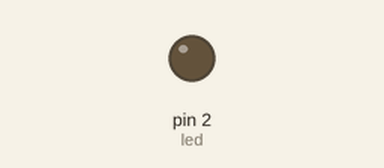
The sketch below on a simulated Arduino Uno, built with avr-gcc and run on an emulated ATmega328P. On the bench: output pins drawn as LEDs (lit = HIGH).

Above: at 3.2 s.
At 12.8 s:
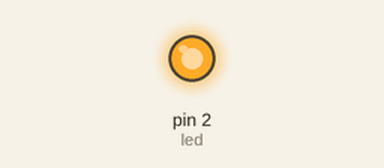
Timing chart, 0 to 35.9 s (numbered marks = the images above):
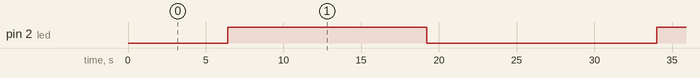

The sketch:

PWM.ino
```cpp
int led=2;

void setup() {
  pinMode(led,OUTPUT);
}

void loop() {
  for(int i=0; i<=255 ; i++){
    analogWrite(led,i);
    delay(50);
  }
  for(int i=255; i>=0; i--){
    analogWrite(led,i);
    delay(50);
  }
  delay(2000);
}
```

Measured:
- by itself, pin 2 (led): alternates HIGH for 12.8 s and LOW for 14.8 s
